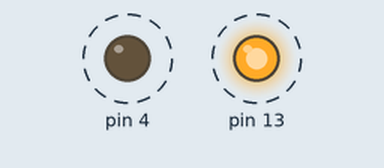
Recording of a sketch running on a simulated Arduino Uno, built with avr-gcc and run on an emulated ATmega328P. On the bench: output pins drawn as LEDs (lit = HIGH). Dashed ring = blinking.

Above: at 0.5 s.
Timing chart, 0 to 4.6 s (numbered marks = the images above):
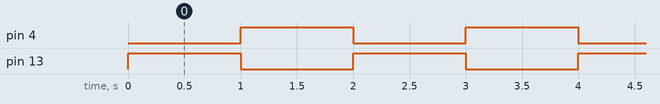

The sketch:

Blink_Switch.ino
```cpp
void setup() {
  pinMode(13, OUTPUT);
  pinMode(4, OUTPUT);
}

void loop() {
  digitalWrite(13, HIGH);
  digitalWrite(4, LOW);
  delay(1000);

  digitalWrite(13, LOW);
  digitalWrite(4, HIGH);
  delay(1000);
}
```

Measured:
- by itself, pin 4, pin 13: alternates HIGH for 1.0 s and LOW for 1.0 s
